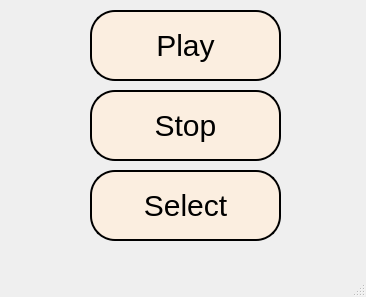
<?xml version="1.0" encoding="UTF-8"?>
<ui version="4.0">
 <class>MainWindow</class>
 <widget class="QMainWindow" name="MainWindow">
  <property name="geometry">
   <rect>
    <x>0</x>
    <y>0</y>
    <width>366</width>
    <height>297</height>
   </rect>
  </property>
  <property name="windowTitle">
   <string>MainWindow</string>
  </property>
  <widget class="QWidget" name="centralwidget">
   <widget class="QPushButton" name="play_button">
    <property name="geometry">
     <rect>
      <x>90</x>
      <y>10</y>
      <width>191</width>
      <height>71</height>
     </rect>
    </property>
    <property name="styleSheet">
     <string notr="true">
border: 2px solid black;
border-radius: 25px;
background-color: #fbeee0;
font-size: 30px;

</string>
    </property>
    <property name="text">
     <string>Play</string>
    </property>
   </widget>
   <widget class="QPushButton" name="stop_button">
    <property name="geometry">
     <rect>
      <x>90</x>
      <y>90</y>
      <width>191</width>
      <height>71</height>
     </rect>
    </property>
    <property name="styleSheet">
     <string notr="true">
border: 2px solid black;
border-radius: 25px;
background-color: #fbeee0;
font-size: 30px;

</string>
    </property>
    <property name="text">
     <string>Stop</string>
    </property>
   </widget>
   <widget class="QPushButton" name="select_button">
    <property name="geometry">
     <rect>
      <x>90</x>
      <y>170</y>
      <width>191</width>
      <height>71</height>
     </rect>
    </property>
    <property name="styleSheet">
     <string notr="true">
border: 2px solid black;
border-radius: 25px;
background-color: #fbeee0;
font-size: 30px;

</string>
    </property>
    <property name="text">
     <string>Select</string>
    </property>
   </widget>
  </widget>
  <widget class="QMenuBar" name="menubar">
   <property name="geometry">
    <rect>
     <x>0</x>
     <y>0</y>
     <width>366</width>
     <height>26</height>
    </rect>
   </property>
  </widget>
  <widget class="QStatusBar" name="statusbar"/>
 </widget>
 <resources/>
 <connections/>
</ui>
